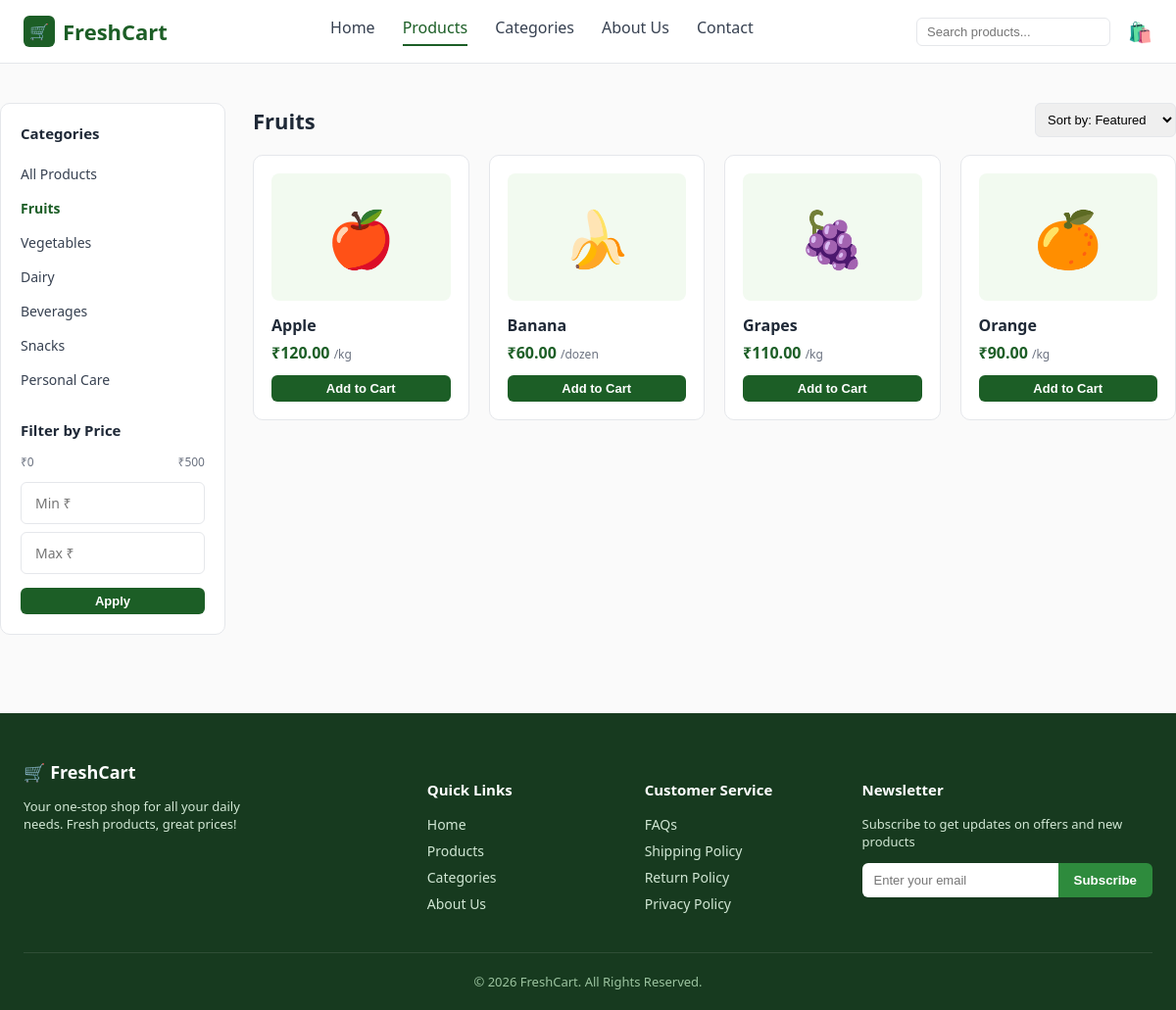
Page /products/?category=fruits on the committed database.
### store/models.py (models this page shows, shortened)
class Category(models.Model):
    name = models.CharField(max_length=100, unique=True)
    slug = models.SlugField(max_length=100, unique=True)
    icon = models.CharField(
        max_length=10, default='🛒',
        help_text='Emoji used as a lightweight icon (e.g. 🍎, 🥦, 🥛).'
    )
    order = models.PositiveIntegerField(default=0)
    class Meta:
        ordering = ['order', 'name']
        verbose_name_plural = 'Categories'
    def get_absolute_url(self):
        return reverse('store:product_list') + f'?category={self.slug}'

class Product(models.Model):
    UNIT_CHOICES = [
        ('kg', 'kg'),
        ('dozen', 'dozen'),
        ('ltr', 'ltr'),
        ('pack', 'pack'),
        ('pc', 'pc'),
    ]
    category = models.ForeignKey(Category, related_name='products', on_delete=models.CASCADE)
    name = models.CharField(max_length=150)
    slug = models.SlugField(max_length=160, unique=True)
    emoji = models.CharField(
        max_length=10, default='🛒',
        help_text='Emoji shown as the product image placeholder.'
    )
    image = models.ImageField(upload_to='products/', blank=True, null=True)
    price = models.DecimalField(max_digits=8, decimal_places=2)
    unit = models.CharField(max_length=10, choices=UNIT_CHOICES, default='kg')
    description = models.TextField(blank=True)
    stock = models.PositiveIntegerField(default=100)
    is_featured = models.BooleanField(default=False, help_text='Show on Best Selling Products (home page).')
    created_at = models.DateTimeField(auto_now_add=True)
    class Meta:
        ordering = ['name']
    def get_absolute_url(self):
        return reverse('store:product_detail', args=[self.slug])

### store/views.py (the view)
# urls.py: path('products/', views.product_list, name='product_list'),
def product_list(request):
    categories = Category.objects.all()
    products = Product.objects.select_related('category').all()
    category_slug = request.GET.get('category')
    active_category = None
    if category_slug and category_slug != 'all':
        active_category = get_object_or_404(Category, slug=category_slug)
        products = products.filter(category=active_category)
    query = request.GET.get('q')
    if query:
        products = products.filter(name__icontains=query)
    min_price = request.GET.get('min_price')
    max_price = request.GET.get('max_price')
    if min_price:
        products = products.filter(price__gte=Decimal(min_price))
    if max_price:
        products = products.filter(price__lte=Decimal(max_price))
    sort = request.GET.get('sort')
    if sort == 'price_asc':
        products = products.order_by('price')
    elif sort == 'price_desc':
        products = products.order_by('-price')
    elif sort == 'name':
        products = products.order_by('name')
    paginator = Paginator(products,8)
    page_number = request.GET.get('page', 1)
    page_obj = paginator.get_page(page_number)
    context = {
        'categories': categories,
        'active_category': active_category,
        'page_obj': page_obj,
        'products': page_obj.object_list,
        'query': query or '',
        'min_price': min_price or '',
        'max_price': max_price or '',
    }
    return render(request, 'store/products.html', context)

### store/cart.py (called while the page is built)
    def __len__(self):
        return sum(item['quantity'] for item in self.cart.values())

    def get_total_price(self):
        return sum(Decimal(item['price']) * item['quantity'] for item in self.cart.values())

### store/context_processors.py (called while the page is built)
def cart_summary(request):
    cart = Cart(request)
    return {
        'cart_item_count': len(cart),
        'cart_total_price': cart.get_total_price(),
    }

### store/templates/store/products.html (shortened to what this page needs)
{% extends "store/base.html" %}
{% block content %}
<div class="container section">
  <div class="layout-with-sidebar">
    <aside class="sidebar">
      <h3>Categories</h3>
      <ul>
        <li><a href="{% url 'store:product_list' %}" class="{% if not active_category %}active{% endif %}">All Products</a></li>
        {% for category in categories %}
        <li><a href="{{ category.get_absolute_url }}" class="{% if active_category.id == category.id %}active{% endif %}">{{ category.name }}</a></li>
        {% endfor %}
      </ul>
      <h3>Filter by Price</h3>
      <form method="get" class="price-filter">
        <div class="price-range-labels"><span>₹0</span><span>₹500</span></div>
        <input type="number" name="min_price" placeholder="Min ₹" value="{{ min_price }}" class="form-input" style="margin-bottom:8px;">
        <input type="number" name="max_price" placeholder="Max ₹" value="{{ max_price }}" class="form-input">
        <button type="submit" class="btn btn-primary btn-sm btn-block">Apply</button>
      </form>
    </aside>
    <div>
      <div class="toolbar">
        <h2 style="margin:0; font-size:22px;">{% if active_category %}{{ active_category.name }}{% else %}All Products{% endif %}</h2>
        <form method="get">
          <select name="sort" onchange="this.form.submit()" style="padding:8px; border:1px solid var(--border); border-radius:6px; font-size:13px;">
            <option value="">Sort by: Featured</option>
          </select>
        </form>
      </div>
      <div class="product-grid">
        {% for product in products %}
        <div class="product-card">
          <a href="{{ product.get_absolute_url }}">
            <div class="thumb">{{ product.emoji }}</div>
            <h3>{{ product.name }}</h3>
          </a>
          <div class="price">₹{{ product.price }} <small>/{{ product.unit }}</small></div>
          <form action="{% url 'store:cart_add' product.id %}" method="post" style="margin-top:auto">
            <button type="submit" class="btn btn-primary btn-block btn-sm">Add to Cart</button>
          </form>
        </div>
        {% empty %}
        <p>No products found.</p>
        {% endfor %}
      </div>
    </div>
  </div>
</div>
{% endblock %}

### store/static/store/css/style.css (style rules this page uses)
:root { --green-dark: #1c5e26; --green: #2e8b3d; --green-light: #e9f7e6; --green-pale: #f2faf0; --footer-bg: #173a1f; --text-dark: #1f2937; --text-muted: #6b7280; --border: #e5e7eb; --danger: #dc2626; --radius: 10px; --shadow: 0 2px 8px rgba(0, 0, 0, 0.06); }
* { box-sizing: border-box; }
body { margin: 0; font-family: "Segoe UI", Roboto, Helvetica, Arial, sans-serif; color: var(--text-dark); background: #fafafa; }
a { text-decoration: none; color: inherit; }
.container { max-width: 1200px; margin: 0 auto; padding: 0 24px; }
.btn { display: inline-flex; align-items: center; justify-content: center; gap: 6px; padding: 10px 22px; border-radius: 6px; font-weight: 600; font-size: 14px; border: none; cursor: pointer; }
.btn-primary { background: var(--green-dark); color: #fff; }
.btn-block { width: 100%; }
.btn-sm { padding: 6px 14px; font-size: 13px; }
.section { padding: 40px 0; }
.product-grid { display: grid; grid-template-columns: repeat(4, 1fr); gap: 20px; }
.product-card { background: #fff; border: 1px solid var(--border); border-radius: var(--radius); padding: 18px; text-align: left; display: flex; flex-direction: column; }
.product-card .thumb { background: var(--green-pale); border-radius: 8px; height: 130px; display: flex; align-items: center; justify-content: center; font-size: 56px; margin-bottom: 14px; }
.product-card h3 { font-size: 16px; margin: 0 0 6px; }
.product-card .price { color: var(--green-dark); font-weight: 700; margin-bottom: 12px; }
.product-card .price small { color: var(--text-muted); font-weight: 400; font-size: 12px; }
.layout-with-sidebar { display: grid; grid-template-columns: 230px 1fr; gap: 28px; align-items: start; }
.sidebar { background: #fff; border: 1px solid var(--border); border-radius: var(--radius); padding: 20px; }
.sidebar h3 { font-size: 15px; margin: 0 0 14px; }
.sidebar ul { list-style: none; padding: 0; margin: 0 0 24px; }
.sidebar li a { display: block; padding: 8px 0; font-size: 14px; color: #374151; }
.sidebar li a.active, .sidebar li a:hover { color: var(--green-dark); font-weight: 600; }
.price-range-labels { display: flex; justify-content: space-between; font-size: 12px; color: var(--text-muted); margin-bottom: 12px; }
.toolbar { display: flex; justify-content: space-between; align-items: center; margin-bottom: 18px; }
.form-input { width: 100%; padding: 11px 14px; border: 1px solid var(--border); border-radius: 6px; margin-bottom: 14px; font-size: 14px; font-family: inherit; }

### rows in the picture
Category: name "Fruits"
Category: name "Vegetables"
Category: name "Dairy"
Category: name "Beverages"
Category: name "Snacks"
Category: name "Personal Care"
Product: emoji "🍎", name "Apple", price "120.00", unit "kg"
Product: emoji "🍌", name "Banana", price "60.00", unit "dozen"
Product: emoji "🍇", name "Grapes", price "110.00", unit "kg"
Product: emoji "🍊", name "Orange", price "90.00", unit "kg"
